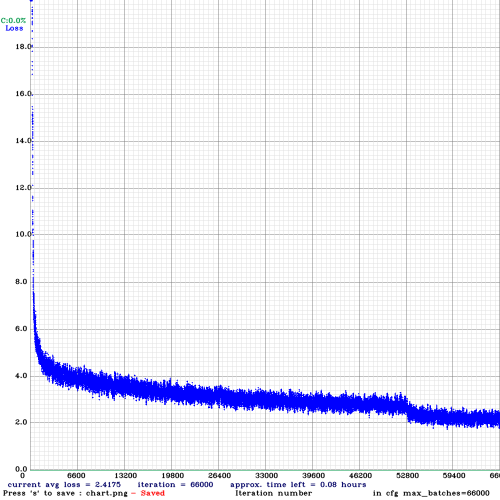
#> input picture models/object_detection/yolo_custom_dataset/yolo-obj-random_0/chart_yolo-obj_random_0.png, 1000 x 1000 px (shown at 1/2 size)
$ python -i dominant_color_cluster_kmeans.py   (imports and definitions only)
#> lines starting #> are read from the running program, lines starting #| are printed output that depends on the picture
import time
import cv2
import webcolors
import numpy as np
import pandas as pd
from sklearn.cluster import KMeans
from sys import exit
from PIL import Image


def make_histogram(cluster):
    n_labels = np.arange(0, len(np.unique(cluster.labels_)) + 1)
    hist, _ = np.histogram(cluster.labels_, bins=n_labels)
    hist = hist.astype('float32')
    hist /= hist.sum()
    return hist


def make_bar(height, width, color):
    bar = np.zeros((height, width, 3), np.uint8)
    bar[:] = color
    red, green, blue = int(color[2]), int(color[1]), int(color[0])
    HSV_bar = cv2.cvtColor(bar, cv2.COLOR_BGR2HSV)
    hue, sat, val = HSV_bar[0][0]
    return bar, (red, green, blue), (hue, sat, val)


def sort_colors(HSV_list):
    bars_with_indexes = []
    for index, HSV_val in enumerate(HSV_list):
        bars_with_indexes.append((index, HSV_val[0], HSV_val[1], HSV_val[2]))
    bars_with_indexes.sort(key=lambda elem: (elem[1], elem[2], elem[3]))
    return [item[0] for item in bars_with_indexes]


def closest_color(request_color):
    min_color = {}
    for key, name in webcolors.CSS3_HEX_TO_NAMES.items():
        r_RGB, g_RGB, b_RGB = webcolors.hex_to_rgb(key)
        min_r_RGB = (r_RGB - request_color[0]) ** 2
        min_g_RGB = (g_RGB - request_color[1]) ** 2
        min_b_RGB = (b_RGB - request_color[2]) ** 2
        min_color[(min_r_RGB + min_g_RGB + min_b_RGB)] = name
    return min_color[min(min_color.keys())]


def get_color_name(request_color):
    try:
        name_closest = name_actual = webcolors.rgb_to_name(request_color)
    except ValueError:
        name_closest = closest_color(request_color)
        name_actual = None
    return name_actual, name_closest


def show_bars(values_RGB_HSV_bars):
    sorted_bar_indexes = sort_colors(values_RGB_HSV_bars['HSV_values'])
    sorted_bars = [values_RGB_HSV_bars['bars'][idx] for idx in sorted_bar_indexes]
    cv2.imshow('Sorted by HSV values:', np.hstack(sorted_bars))
    cv2.waitKey(0)


def get_HSV_RGB_sort(values_df, sorted_bar_indexes):
    HSV_sort = [values_df.iloc[j]['HSV_values'] for j in sorted_bar_indexes]
    RGB_sort = [values_df.iloc[j]['RGB_values'] for j in sorted_bar_indexes]
    return HSV_sort, RGB_sort


class FindDominantColors:
    def __init__(self):
        self.values_RGB_HSV_bars = dict()
        self.values_RGB_HSV_bars['RGB_values'] = []
        self.values_RGB_HSV_bars['HSV_values'] = []
        self.values_RGB_HSV_bars['bars'] = []
        self.width, self.height = 50, 50

    def __read_image(self, image):
        if image.endswith(".jpg") or image.endswith(".png") or image.endswith(".jpeg") or image.endswith(".jfif") or image.endswith(".webp"):
            # TODO: thumbnail instead of resize
            image = cv2.resize(cv2.imread(image), (self.width, self.height))
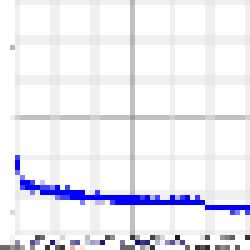
#> image: shape (50, 50, 3) (shown 5 times larger); mean B, G, R 245.1, 236.8, 236.8
            height, width, _ = np.shape(image)
#> height = 50; width = 50
            image = image.reshape((height * width, 3))
#> image = 2500 rows, first 8: [255, 255, 255], [255, 255, 255], [255, 255, 255], [232, 232, 232], [240, 240, 240], [240, 240, 240], [240, 240, 240], [240, 240, 240]
            return image
        else:
            print(f'please select an image with format jpg, png ,jpeg or jfif')
            exit(-1)

    def dominant_colors_clustering(self, image_path, n_clusters=7):
        image = self.__read_image(image_path)
        clustering_time = time.time()
        clusters_fit = KMeans(n_clusters=n_clusters, init='k-means++').fit(image)
        print(f"--- clustering takes {(time.time() - clustering_time):.3f} seconds  ---")

        histogram = make_histogram(clusters_fit)
#> histogram = [0.621, 0.0308, 0.0056, 0.0424, 0.0088, 0.283, 0.0088]
        hist_percentage_sort = np.sort(histogram)
#> hist_percentage_sort = [0.0056, 0.0088, 0.0088, 0.0308, 0.0424, 0.283, 0.621]
        combined = zip(histogram, clusters_fit.cluster_centers_)
        combined = sorted(combined, key=lambda x: x[0], reverse=True)
#> combined = [(0.621, [255, 255, 255]), (0.283, [239.1, 239.1, 239.1]), (0.0424, [196.3, 192.3, 193.1]), (0.0308, [254.7, 12.99, 12.99]), (0.0088, [109.1, 96.68, 96.68]), (0.0088, [191.3, 138.2, 138.2]), (0.0056, [75.14, 43.93, 43.93])]
        for index, rows in enumerate(combined):
            bar, RGB, HSV = make_bar(100, 100, rows[1])
            print(f'Bar {index + 1},  RGB values: {RGB},  HSV values: {HSV}')
            self.values_RGB_HSV_bars['RGB_values'].append(RGB)
            self.values_RGB_HSV_bars['HSV_values'].append(HSV)
            self.values_RGB_HSV_bars['bars'].append(bar)
#> this loop made 7 passes
#> (rows, red in make_bar, green in make_bar, blue in make_bar, hue in make_bar, sat in make_bar, val in make_bar) on passes 1 to 7: ((0.621, [255, 255, 255]), 254, 254, 254, 0, 0, 254), ((0.283, [239.1, 239.1, 239.1]), 239, 239, 239, 0, 0, 239), ((0.0424, [196.3, 192.3, 193.1]), 193, 192, 196, 128, 5, 196), ((0.0308, [254.7, 12.99, 12.99]), 12, 12, 254, 120, 243, 254), ((0.0088, [109.1, 96.68, 96.68]), 96, 96, 109, 120, 30, 109), ((0.0088, [191.3, 138.2, 138.2]), 138, 138, 191, 120, 71, 191), ((0.0056, [75.14, 43.93, 43.93]), 43, 43, 75, 120, 109, 75)
#| Bar 1,  RGB values: (254, 254, 254),  HSV values: (0, 0, 254)
#| Bar 2,  RGB values: (239, 239, 239),  HSV values: (0, 0, 239)
#| Bar 3,  RGB values: (193, 192, 196),  HSV values: (128, 5, 196)
#| Bar 4,  RGB values: (12, 12, 254),  HSV values: (120, 243, 254)
#| Bar 5,  RGB values: (96, 96, 109),  HSV values: (120, 30, 109)
#| Bar 6,  RGB values: (138, 138, 191),  HSV values: (120, 71, 191)
#| Bar 7,  RGB values: (43, 43, 75),  HSV values: (120, 109, 75)

        sorted_bar_indexes = sort_colors(self.values_RGB_HSV_bars['HSV_values'])
        values_df = pd.DataFrame(self.values_RGB_HSV_bars, columns=['RGB_values', 'HSV_values', 'bars'])
        color_names = [get_color_name(values_df.iloc[j]['RGB_values']) for j in sorted_bar_indexes]

        HSV_sort, RGB_sort = get_HSV_RGB_sort(values_df, sorted_bar_indexes)
        print(f'values_HSV_sort: {HSV_sort}\nvalues_RGB_sort: {RGB_sort}\nhist_sort_percentage: '
              f'{hist_percentage_sort}\ncolor_names: {color_names}')
        return RGB_sort, hist_percentage_sort, color_names

    def dominant_color_histogram(self, image):
        image = Image.open(image)
        image = image.resize((self.width, self.height), resample=0)

        pixels = image.getcolors(self.width * self.height)
        sorted_pixels = sorted(pixels, key=lambda t: t[0])

        dominant_color = sorted_pixels[-1][1]
        print(f'dominant_color: {dominant_color}')
        return dominant_color


# [12 lines of commented-out code are left out]

#> (the run stopped early here; a loop or call above may not have finished)
